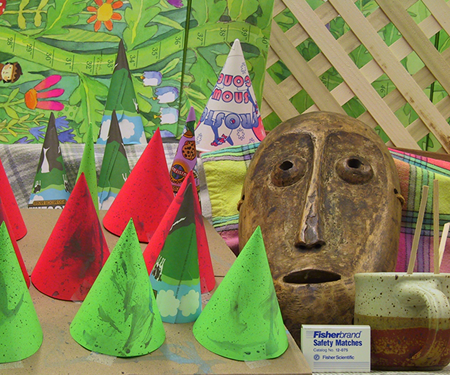
#> input picture ProjectFiles/CSC-340/Media/cones1.png, 450 x 375 px, found by its file name
$ python image_helloWorld_demoCode_1-17_grad.py
#> lines starting #> are read from the running program, lines starting #| are printed output that depends on the picture
import cv2
import numpy as np

# Read in the image (color and grayscale)
image = cv2.imread("ProjectFiles/CSC-340/Media/cones1.png")
#> image is the input picture: shape (375, 450, 3); mean B, G, R 82.3, 130.2, 132.6
image_grayscale = cv2.imread("ProjectFiles/CSC-340/Media/cones1.png", 0)
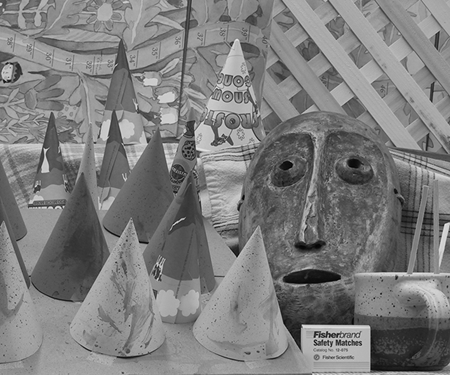
#> image_grayscale: shape (375, 450); min 0, max 235, mean 125

# Get the size of the original image
numRows = image.shape[0]  # Height of the image
#> numRows = 375
numCols = image.shape[1]  # Width of the image
#> numCols = 450
print("Original size: ", numRows, numCols)
#| Original size:  375 450

# Create a new larger image (double dimensions)
newRows, newCols = numRows * 2, numCols * 2
#> newRows = 750; newCols = 900
largerImage = np.zeros((newRows, newCols, 3), dtype=np.uint8)  # Larger blank image for color

# Copy the original image to the center of the larger image
for i in range(numRows):
    for j in range(numCols):
        largerImage[i + numRows // 2, j + numCols // 2] = image[i, j]
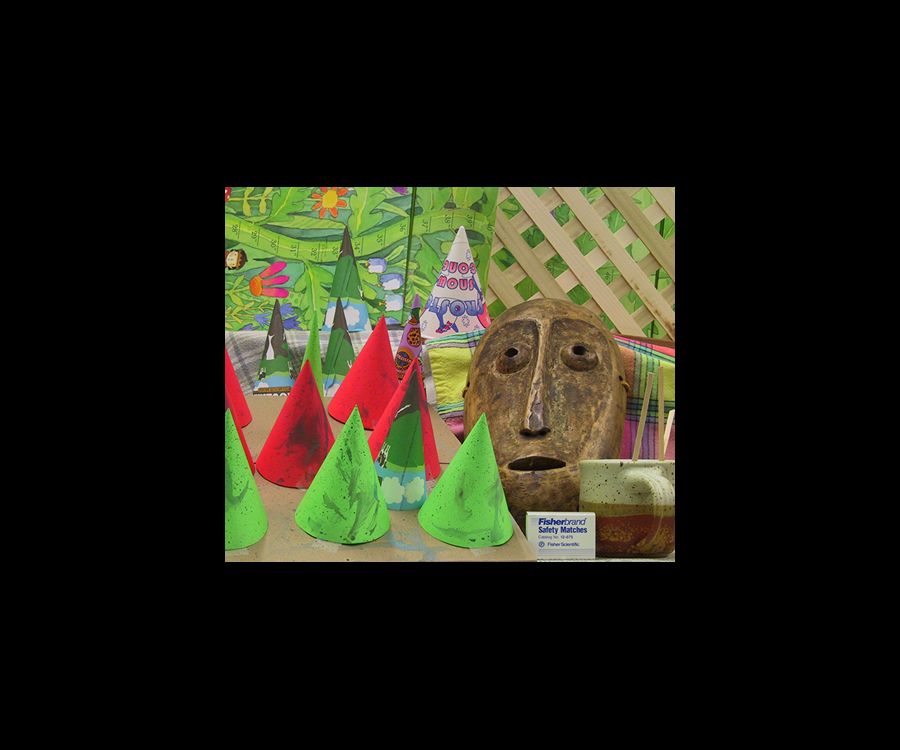
#> largerImage: shape (750, 900, 3); mean B, G, R 20.6, 32.6, 33.2

# Gradient along the Y-axis
emptyIm_grayScale = np.zeros((numRows, numCols), np.float32)
for i in range(1, numRows - 1):
    for j in range(1, numCols - 1):
        # Calculate Y-gradient
        emptyIm_grayScale[i, j] = abs(float(image_grayscale[i + 1, j]) - float(image_grayscale[i - 1, j]))
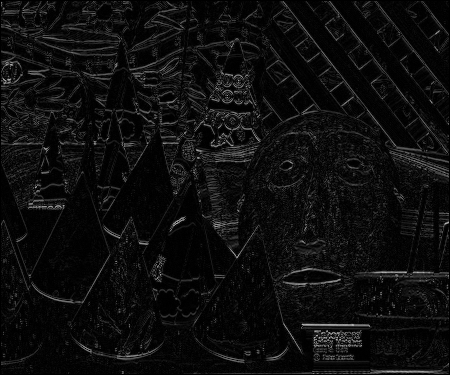
#> emptyIm_grayScale: shape (375, 450) float32; min 0, max 182, mean 13.9

# Normalize gradient for better visibility
emptyIm_grayScale = cv2.normalize(emptyIm_grayScale, None, 0, 255, cv2.NORM_MINMAX).astype(np.uint8)
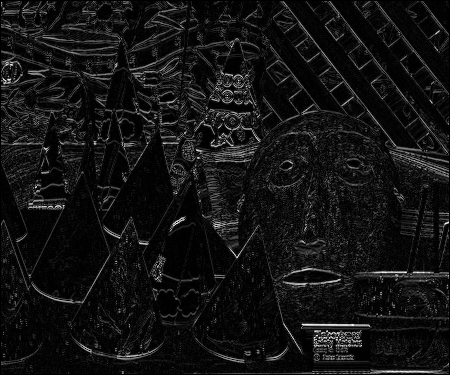
#> emptyIm_grayScale: shape (375, 450); min 0, max 254, mean 19.1

# Create a bordered gradient image (place gradient in the center of a larger grayscale image)
largerGradient = np.zeros((newRows, newCols), dtype=np.uint8)  # Larger blank grayscale image
for i in range(numRows):
    for j in range(numCols):
        largerGradient[i + numRows // 2, j + numCols // 2] = emptyIm_grayScale[i, j]
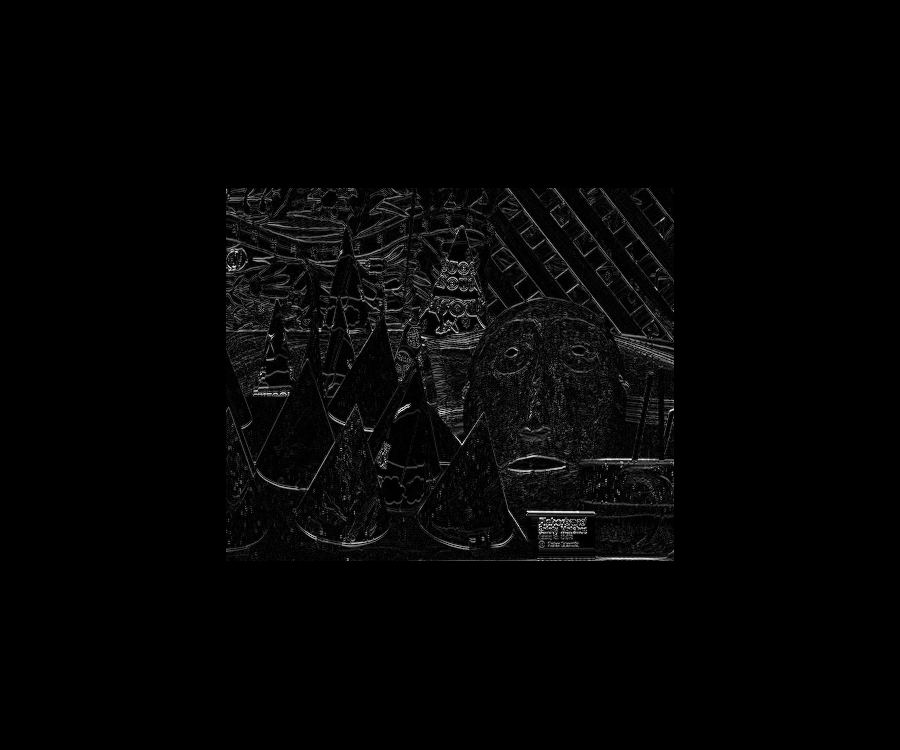
#> largerGradient: shape (750, 900); min 0, max 254, mean 4.8

# Save outputs
cv2.imwrite("ProjectFiles/CSC-340/Media/scaled_with_border.png", largerImage)              # Scaled image with border
cv2.imwrite("ProjectFiles/CSC-340/Media/gradient_with_border.png", largerGradient)         # Gradient image with border
cv2.imwrite("ProjectFiles/CSC-340/Media/gradient_only.png", emptyIm_grayScale)             # Gradient image only

# Display all images
cv2.imshow("Original Image", image)
cv2.imshow("Scaled Image with Border", largerImage)
cv2.imshow("Gradient Image", emptyIm_grayScale)
cv2.imshow("Gradient Image with Border", largerGradient)

cv2.waitKey(0)  # Wait until a key is pressed
cv2.destroyAllWindows()  # Close all OpenCV windows

$ run again, with ProjectFiles/CSC-340/Media/360_F_283839302_yt6JIsE96Pj4PydFDcBNKDUnuSpYB9h0.png copied over ProjectFiles/CSC-340/Media/cones1.png
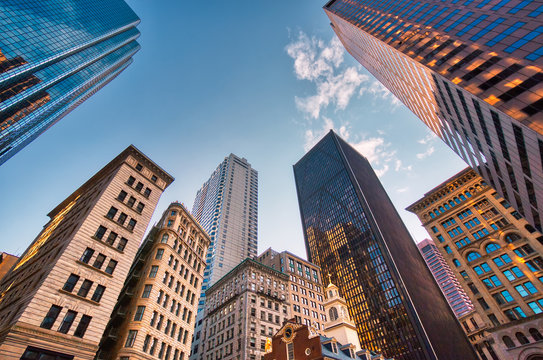
#> input picture ProjectFiles/CSC-340/Media/360_F_283839302_yt6JIsE96Pj4PydFDcBNKDUnuSpYB9h0.png, 543 x 360 px, found by its file name
#> image is the input picture: shape (360, 543, 3); mean B, G, R 127.9, 119.2, 116.8
#| Original size:  360 543
#> after the loop `for i in range(1, numRows - 1):`:
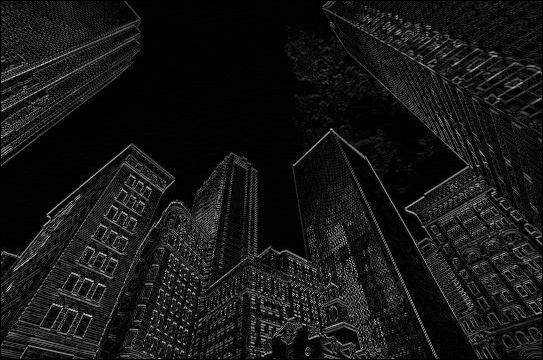
#> emptyIm_grayScale: shape (360, 543) float32; min 0, max 248, mean 21.3
#> after the loop `for i in range(numRows):`:
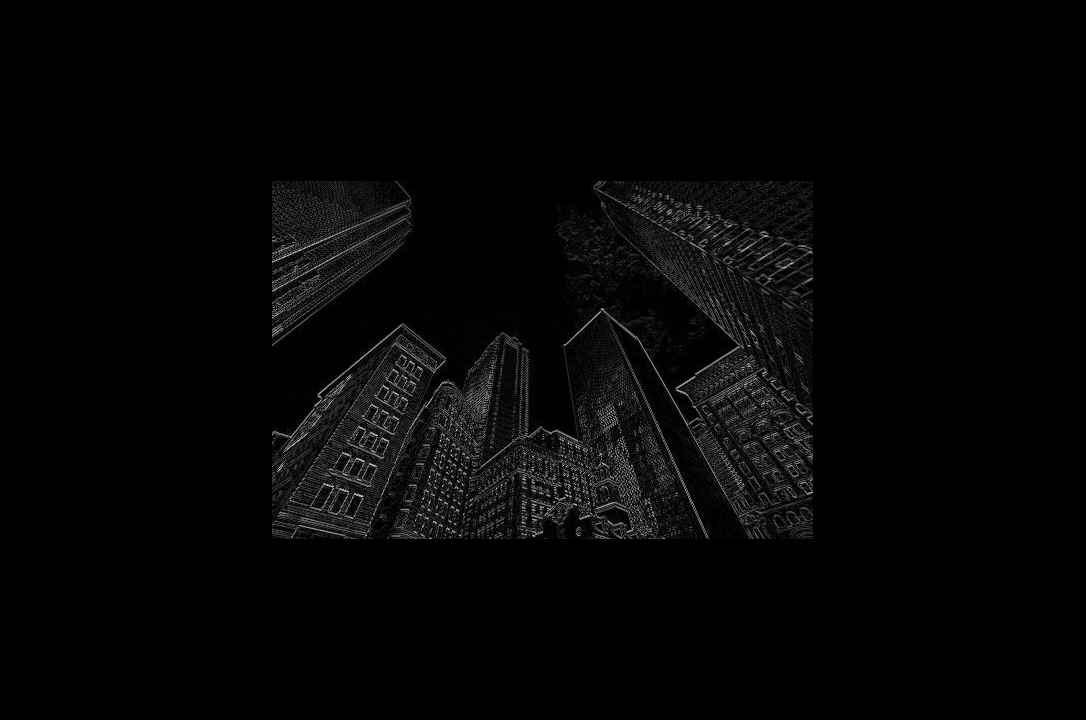
#> largerGradient: shape (720, 1086); min 0, max 255, mean 5.4

$ run again, with ProjectFiles/CSC-340/Media/360_F_316457746_jcEMNJy3LRoH8XwmQ4bozIOlCdji9uSi.png copied over ProjectFiles/CSC-340/Media/cones1.png
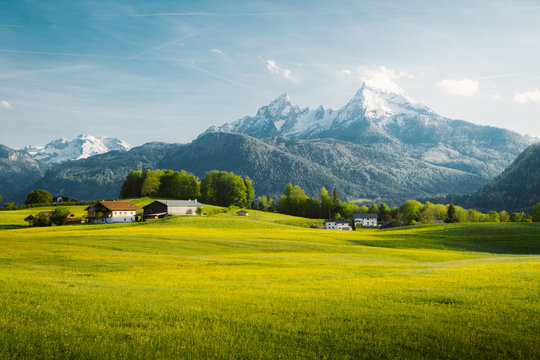
#> input picture ProjectFiles/CSC-340/Media/360_F_316457746_jcEMNJy3LRoH8XwmQ4bozIOlCdji9uSi.png, 540 x 360 px, found by its file name
#> image is the input picture: shape (360, 540, 3); mean B, G, R 106, 151.6, 136.1
#| Original size:  360 540
#> after the loop `for i in range(numRows):`:
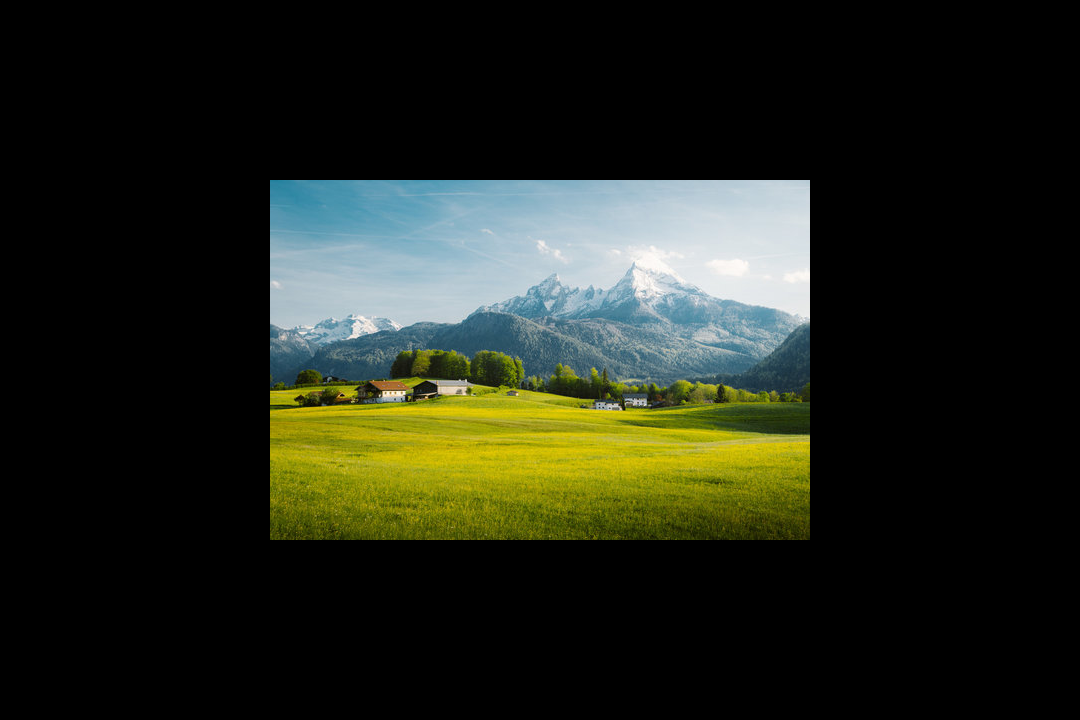
#> largerImage: shape (720, 1080, 3); mean B, G, R 26.5, 37.9, 34
#> after the loop `for i in range(numRows):`:
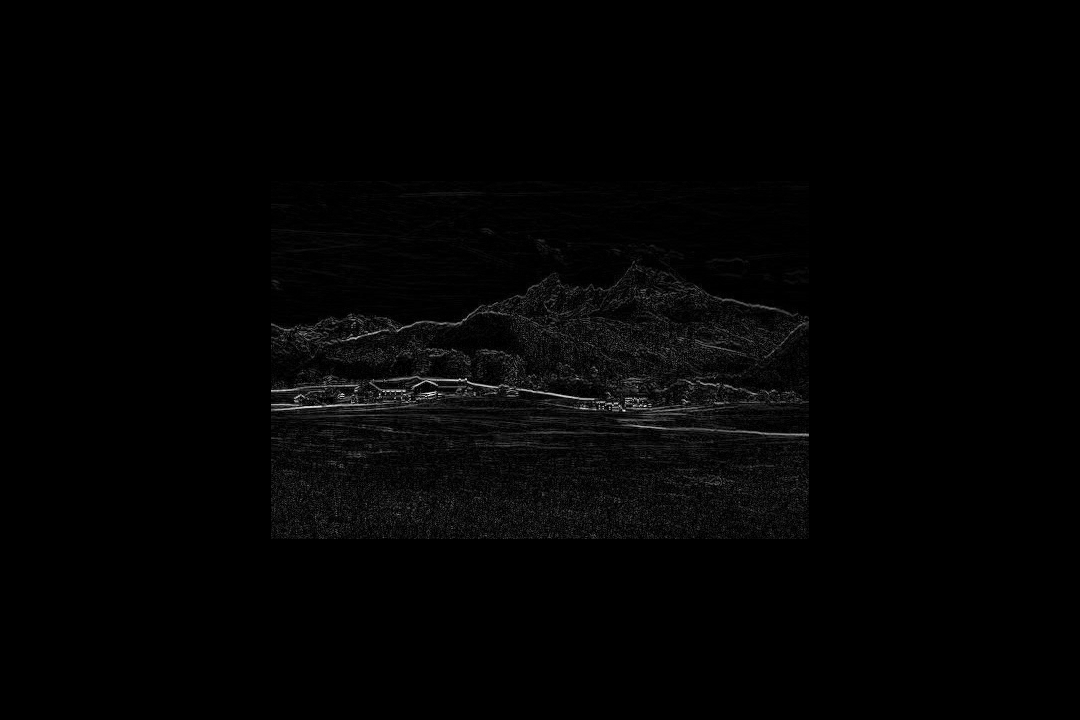
#> largerGradient: shape (720, 1080); min 0, max 254, mean 3.3

$ run again, with ProjectFiles/CSC-340/Media/Unknown.png copied over ProjectFiles/CSC-340/Media/cones1.png
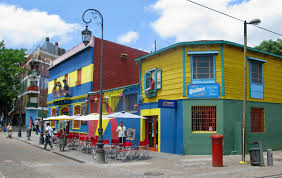
#> input picture ProjectFiles/CSC-340/Media/Unknown.png, 282 x 178 px, found by its file name
#> image is the input picture: shape (178, 282, 3); mean B, G, R 131.9, 135.4, 127.2
#| Original size:  178 282
#> after the loop `for i in range(1, numRows - 1):`:
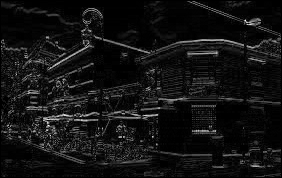
#> emptyIm_grayScale: shape (178, 282) float32; min 0, max 254, mean 18.3
#> after the loop `for i in range(numRows):`:
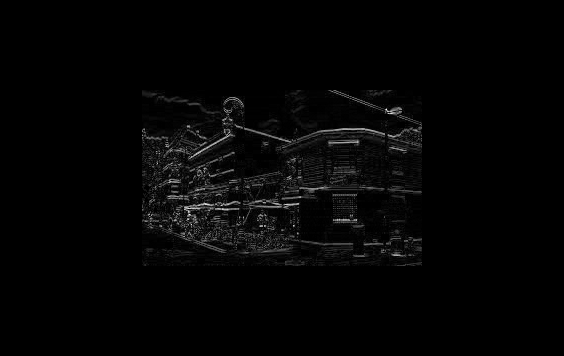
#> largerGradient: shape (356, 564); min 0, max 255, mean 4.6
